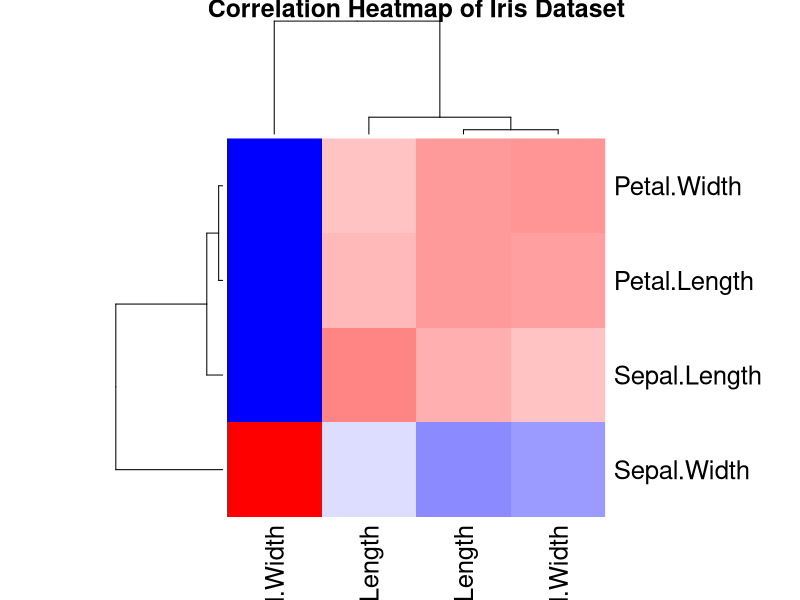
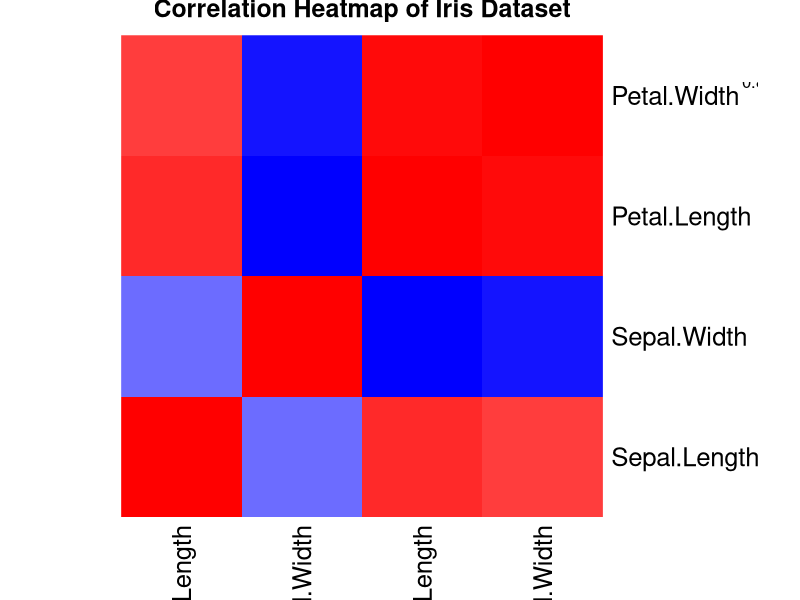
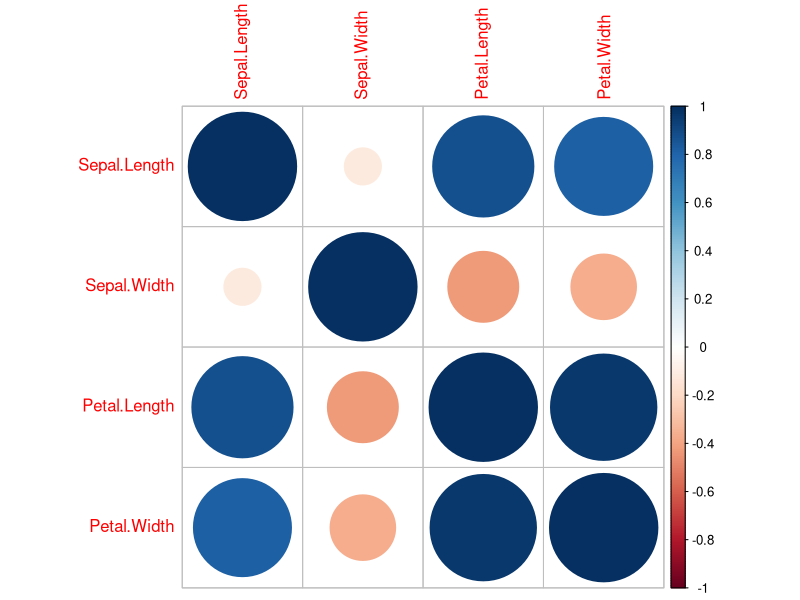
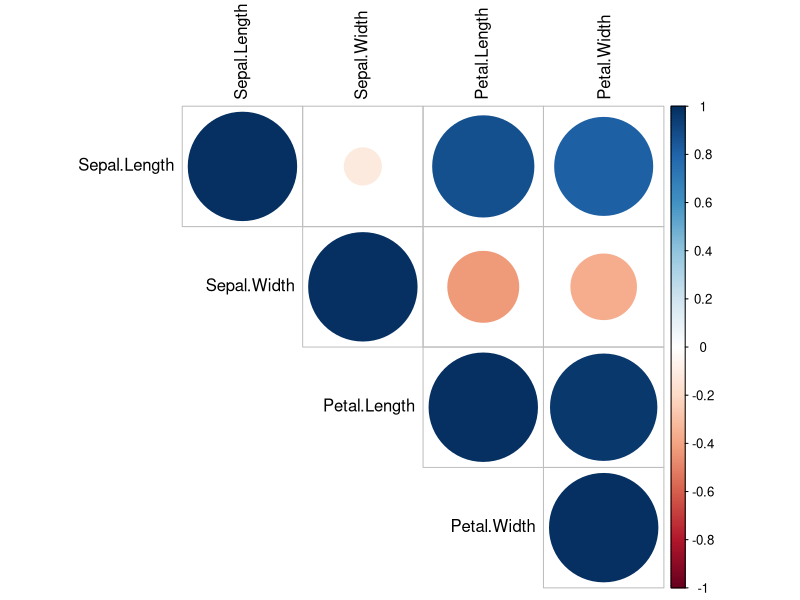
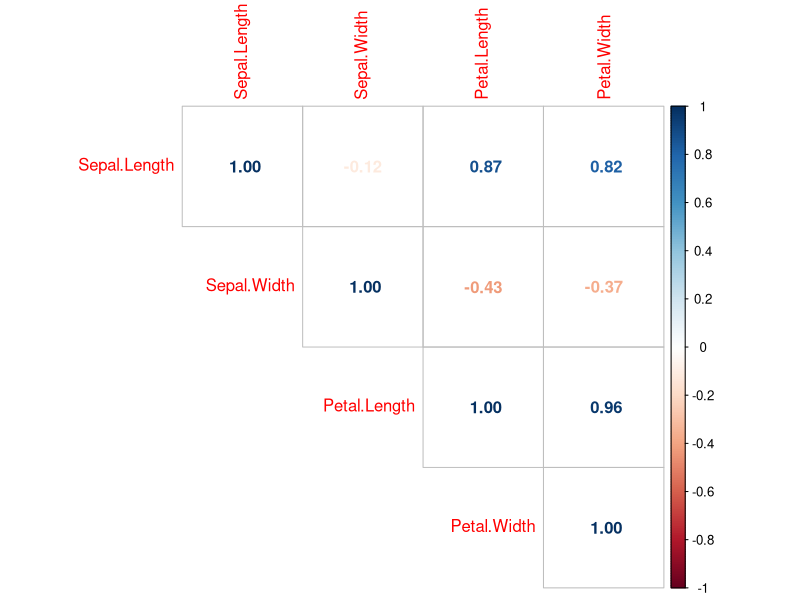
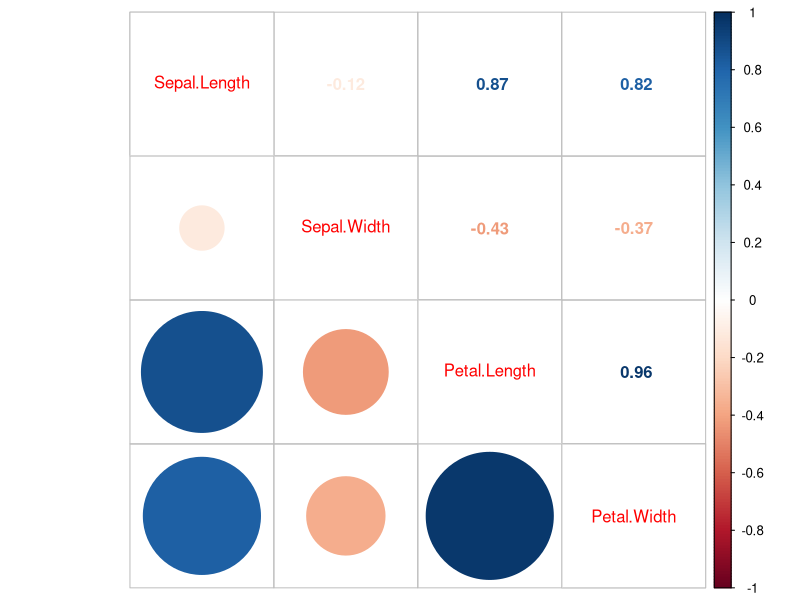
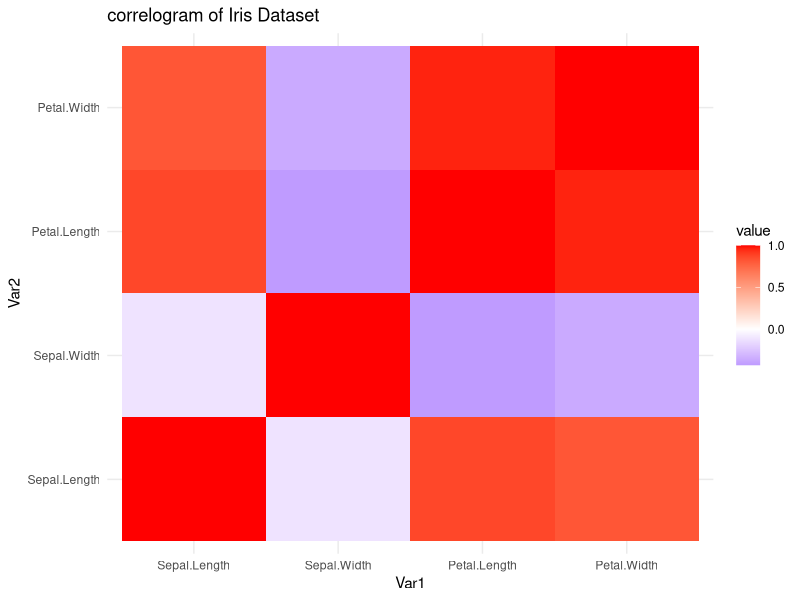
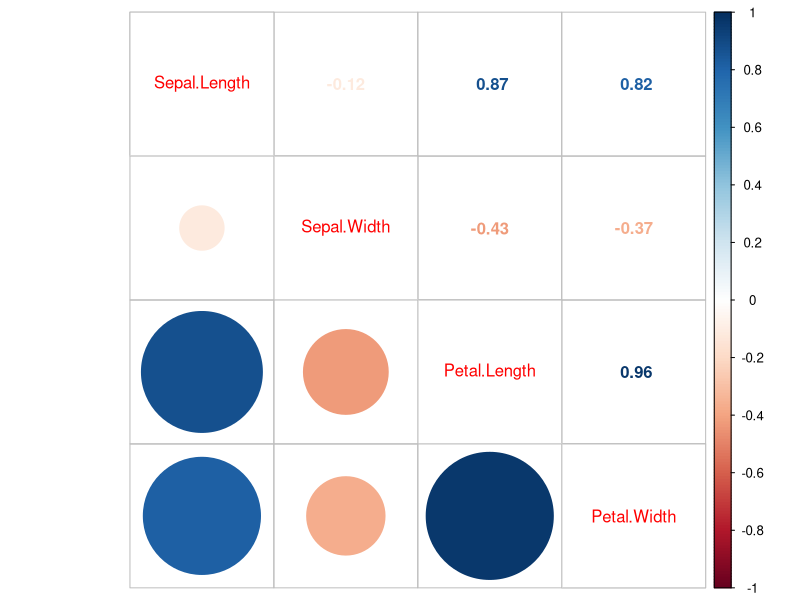

R code for these plots, in order:
data(iris)
iris_num <- iris[,1:4]
corr_matrix <- cor(iris_num)
corr_matrix
heatmap(
  corr_matrix,
  col = colorRampPalette(c("blue","white","red"))(100),
  main ="Correlation Heatmap of Iris Dataset"
)

heatmap(
  corr_matrix,
  col = colorRampPalette(c("blue","white","red"))(100),
  Rowv = NA,
  Colv = NA,
  scale ="none",
  main = "Correlation Heatmap of Iris Dataset"
)
text(
  rep(1:ncol(corr_matrix),each = nrow(corr_matrix)),
  rep(nrow(corr_matrix):1,ncol(corr_matrix)),
  round(corr_matrix,2))
install.packages("corrplot")
library(corrplot)
corrplot(corr_matrix)
corrplot(
  corr_matrix,
  method = "circle",
  type = "upper",
  tl.col = "black"
)
corrplot(
  corr_matrix,
  method = "number",
  type = "upper"
)
corrplot.mixed(
  corr_matrix,
  lower = "circle",
  upper = "number"
)
#gplot2-style correlogram
# convert correlation matrix to long format
library(reshape2)
library(ggplot2)
corr_long <- melt(corr_matrix)
ggplot(corr_long,aes(Var1 ,Var2,fill=value))+
  geom_tile()+
  scale_fill_gradient2(
    low = "blue",
    mid = "white",
    high = "red",
    midpoint=0
  )+
  theme_minimal()+
  labs(title="correlogram of Iris Dataset")

# Displyas correlation coefficients directly
# mixed correlogram
corrplot.mixed(
  corr_matrix,
  lower = "circle",
  upper = "number"
)



#Correlogram with values
ggplot(corr_long,aes(Var1,Var2,fill=value))+
  geom_tile()+
  geom_text(aes(label = round(value,2)))+
  scale_fill_gradient2(
    low = "blue",
    mid = "white",
    high = "red",
    midpoint = 0
  )+
  theme_minimal()

#Advanced correlogram using GGally
install.packages("GGally")
library(GGally)
ggcorr(
  iris_num,
  label = TRUE,
  label_round = 2
)

#Advanced Scatter Correlogram
library(GGally)
ggpairs(iris,
        columns = 1:4,
        aes(color = Species))
